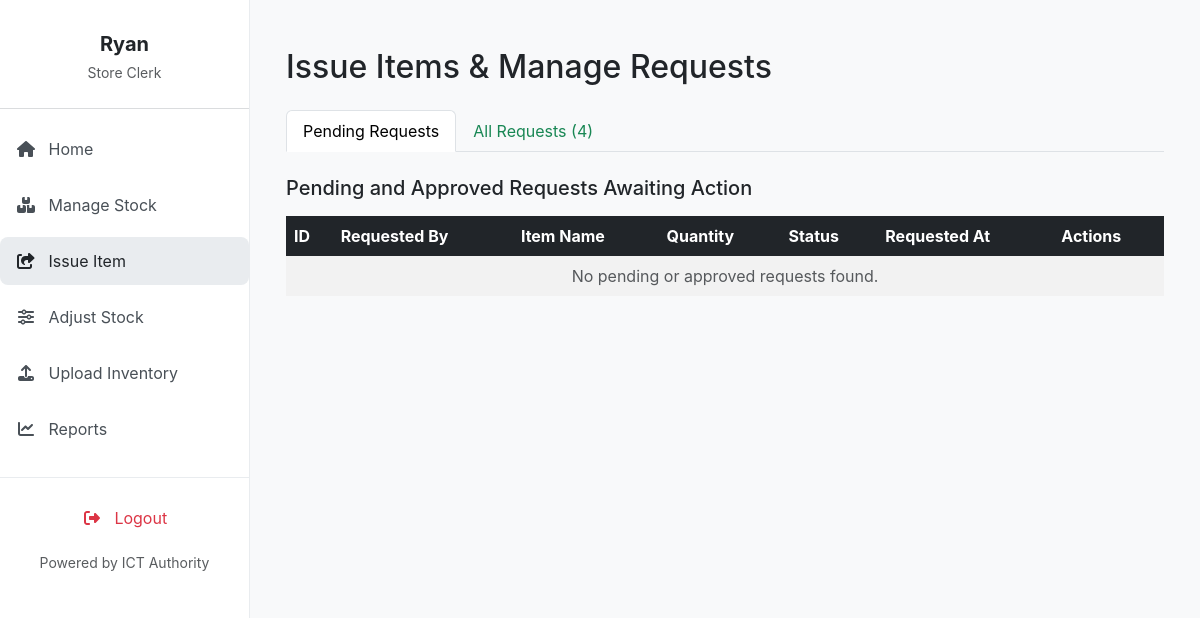
Page /issue-item/ (signed in) on the earlier database version.
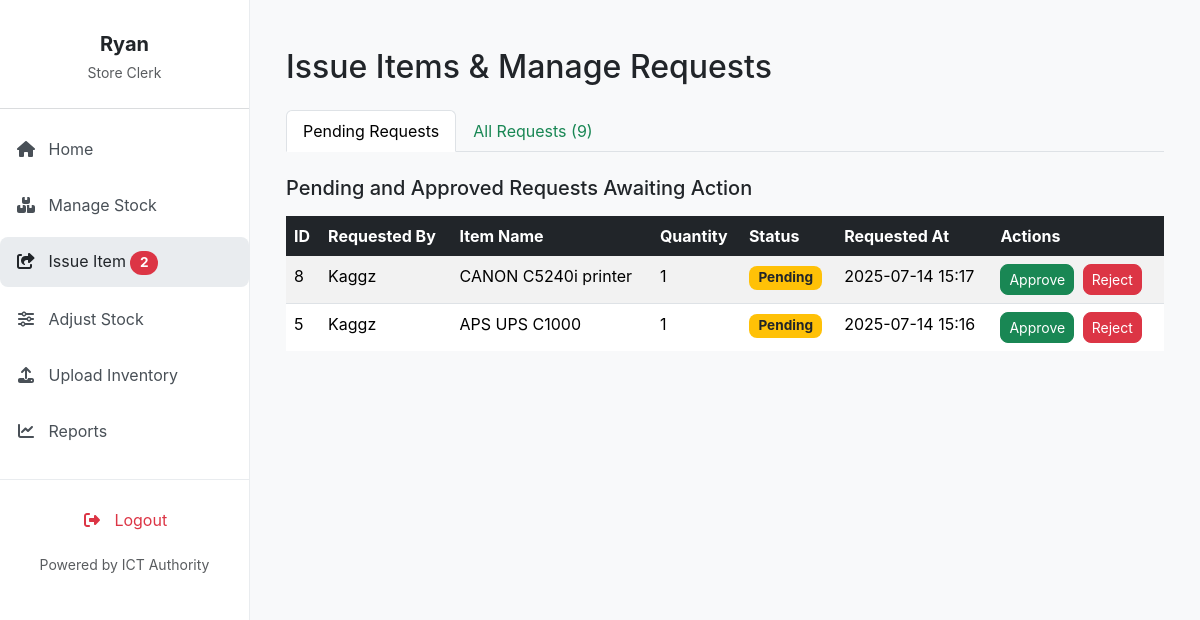
Same page on the later database version.
### invent/models.py (models this page shows, shortened)
class ItemRequest(models.Model):
    item = models.ForeignKey('InventoryItem', on_delete=models.CASCADE)
    name = models.CharField(max_length=100)
    quantity = models.PositiveIntegerField(default=1)
    reason = models.TextField(blank=True, null=True)
    application_date = models.DateField(default=timezone.now)
    requestor = models.ForeignKey(User, on_delete=models.CASCADE)
    status = models.CharField(max_length=10, choices=[
        ('Pending', 'Pending'),
        ('Approved', 'Approved'),
        ('Issued', 'Issued'),
        ('Rejected', 'Rejected'),
        ('Cancelled', 'Cancelled'),
    ], default='Pending')
    date_requested = models.DateTimeField(auto_now_add=True)
    _original_status = None
    def __init__(self, *args, **kwargs):
        super().__init__(*args, **kwargs)
        self._original_status = self.status

class InventoryItem(models.Model):
    STATUS_CHOICES = [
        ('Pending', 'Pending'),
        ('In Stock', 'In Stock'),
        ('Issued', 'Issued'),
        ('Returned', 'Returned'),
        ('Low Stock', 'Low Stock'),
        ('Out of Stock', 'Out of Stock'),
    ]
    CONDITION_CHOICES = [
        ("Serviceable", "Serviceable"),
        ("Not Serviceable", "Not Serviceable"),
        ("Not working", "Not working"),
        ("Good", "Good"),
        ("Fair", "Fair"),
        ("Poor", "Poor"),
    ]
    name = models.CharField(max_length=255, help_text="e.g., Dell Optiplex 7010 (from Asset Description)")
    serial_number = models.CharField(
        max_length=255, unique=True, blank=True, null=True,
        help_text="Unique serial number of the asset (from Serial Number in CSV)"
    )
    category = models.CharField(
        max_length=100, blank=True,
        help_text="e.g., Printer, CPU, Monitor (from Asset Category-Minor)"
    )
    condition = models.CharField(
        max_length=20, choices=CONDITION_CHOICES, default="Serviceable",
        help_text="Current condition of the asset (from Condition in CSV)"
    )
    status = models.CharField(max_length=20, choices=STATUS_CHOICES, default='In Stock')
    expiration_date = models.DateField(null=True, blank=True)
    quantity_total = models.PositiveIntegerField(default=0)
    quantity_issued = models.PositiveIntegerField(default=0)
    quantity_returned = models.PositiveIntegerField(default=0)
    created_by = models.ForeignKey(User, on_delete=models.SET_NULL, null=True, blank=True, related_name='inventory_created_by')
    created_at = models.DateTimeField(auto_now_add=True)
    updated_at = models.DateTimeField(auto_now=True)

### invent/views.py (the view, shortened to what this page needs)
# urls.py: path('issue-item/', views.issue_item, name='issue_item'),
@login_required
@permission_required('invent.can_issue_item', raise_exception=True)
def issue_item(request):
    all_requests = ItemRequest.objects.all().order_by('-date_requested')
    pending_and_approved_requests = all_requests.filter(
        status__in=['Pending', 'Approved'])
    form = IssueItemForm()
    context = {
        'form': form,  # Ensure the form is passed for GET requests as well
        'all_requests': all_requests,
        'pending_and_approved_requests': pending_and_approved_requests,
        'approved_requests': all_requests.filter(status='Approved'),
        'issued_requests': all_requests.filter(status='Issued'),
        'rejected_requests': all_requests.filter(status='Rejected'),
        'pending_requests': all_requests.filter(status='Pending'),
    }
    return render(request, 'invent/issue_item.html', context)

### invent/context_processors.py (called while the page is built)
def pending_requests_count(request):
    count = 0  # Default to 0
    if request.user.is_authenticated:
        if request.user.has_perm('invent.can_issue_item'):
            count = ItemRequest.objects.filter(status='Pending').count()
    return {'pending_requests_count_for_sidebar': count}

### invent/templates/invent/issue_item.html (shortened to what this page needs)
{% extends 'invent/base_store_clerk.html' %}
{% load static %}
{% block content %}
<div class="container mt-4">
    <h2 class="mb-4">Issue Items & Manage Requests</h2>
    <ul class="nav nav-tabs mb-4" id="issueManageTabs" role="tablist">
        <li class="nav-item" role="presentation">
            <button class="nav-link active" id="pending-requests-tab" data-bs-toggle="tab" data-bs-target="#pending-requests" type="button" role="tab" aria-controls="pending-requests" aria-selected="true">
                Pending Requests
            </button>
        </li>
        <li class="nav-item" role="presentation">
            <button class="nav-link" id="all-requests-tab" data-bs-toggle="tab" data-bs-target="#all-requests" type="button" role="tab" aria-controls="all-requests" aria-selected="false">All Requests ({{ all_requests.count }})</button>
        </li>
    </ul>
    <div class="tab-content" id="issueManageTabsContent">
        <div class="tab-pane fade show active" id="pending-requests" role="tabpanel" aria-labelledby="pending-requests-tab">
            <h5 class="mb-3">Pending and Approved Requests Awaiting Action</h5>
            <div class="table-responsive">
                <table class="table table-hover table-striped">
                    <thead class="table-dark">
                        <tr>
                            <th>ID</th>
                            <th>Requested By</th>
                            <th>Item Name</th>
                            <th>Quantity</th>
                            <th>Status</th>
                            <th>Requested At</th>
                            <th>Actions</th>
                        </tr>
                    </thead>
                    <tbody>
                        {% for req in pending_and_approved_requests %}
                        <tr>
                            <td>{{ req.id }}</td>
                            <td>{{ req.requestor.username }}</td>
                            <td>{{ req.item.name }}</td>
                            <td>{{ req.quantity }}</td>
                            <td>
                                <span class="badge
                                    {% if req.status == 'Pending' %}bg-warning text-dark
                                    {% elif req.status == 'Approved' %}bg-success
                                    {% elif req.status == 'Issued' %}bg-primary
                                    {% elif req.status == 'Rejected' %}bg-danger
                                    {% else %}bg-secondary{% endif %}">
                                    {{ req.status }}
                                </span>
                            </td>
                            <td>{{ req.date_requested|date:"Y-m-d H:i" }}</td>
                            <td>
                                <form action="{% url 'issue_item' %}" method="post" class="d-inline">
                                    {% if req.status == 'Pending' %}
                                        <button type="submit" name="action" value="approve" class="btn btn-success btn-sm me-1">Approve</button>
                                        <button type="submit" name="action" value="reject" class="btn btn-danger btn-sm me-1">Reject</button>
                                    {% elif req.status == 'Approved' %}
                                        <button type="submit" name="action" value="issue_from_request" class="btn btn-info btn-sm">Issue (Approved)</button>
                                        <button type="submit" name="action" value="reject" class="btn btn-danger btn-sm me-1">Reject</button>
                                    {% else %}
                                        <small class="text-muted">No actions</small>
                                    {% endif %}
                                </form>
                            </td>
                        </tr>
                        {% empty %}
                        <tr><td colspan="7" class="text-center text-muted">No pending or approved requests found.</td></tr>
                        {% endfor %}
                    </tbody>
                </table>
            </div>
        </div>
    </div>
</div>
{% endblock %}

### invent/templates/invent/base_store_clerk.html (shortened to what this page needs)
{% load static %}
<!DOCTYPE html>
<html lang="en">
<head>
    <link href="https://cdn.jsdelivr.net/npm/bootstrap@5.3.3/dist/css/bootstrap.min.css" rel="stylesheet">
    <link href="https://cdnjs.cloudflare.com/ajax/libs/font-awesome/6.4.0/css/all.min.css" rel="stylesheet">
    <link href="https://cdn.jsdelivr.net/npm/select2@4.1.0-rc.0/dist/css/select2.min.css" rel="stylesheet" />
    <link href="https://cdn.jsdelivr.net/npm/select2-bootstrap-5-theme@1.3.0/dist/select2-bootstrap-5-theme.min.css" rel="stylesheet" />
</head>
<body>
    <nav id="sidebarMenu" class="sidebar-wrapper collapse d-md-block show">
        <div class="sidebar-content">
            <div class="text-center mb-4 pt-3">
                <h5 class="fw-bold mb-1 text-dark">{{ user.first_name|default:user.username }}</h5>
                <small class="text-muted">Store Clerk</small>
            </div>
            <hr class="border-secondary opacity-25" />
            <ul class="nav flex-column">
                <li class="nav-item mb-2">
                    <a class="nav-link {% if request.resolver_match.url_name == 'store_clerk_dashboard' %}active{% endif %}" href="{% url 'store_clerk_dashboard' %}">
                        <i class="fas fa-fw fa-home me-2"></i> Home
                    </a>
                </li>
                <li class="nav-item mb-2">
                    <a class="nav-link {% if request.resolver_match.url_name == 'manage_stock' %}active{% endif %}" href="{% url 'manage_stock' %}">
                        <i class="fas fa-fw fa-boxes me-2"></i> Manage Stock
                    </a>
                </li>
                <li class="nav-item mb-2">
                    <a class="nav-link {% if request.resolver_match.url_name == 'issue_item' %}active{% endif %}" href="{% url 'issue_item' %}">
                        <i class="fas fa-fw fa-share-square me-2"></i> Issue Item
                        {% if pending_requests_count_for_sidebar > 0 %}
                            <span class="badge rounded-pill bg-danger ms-auto">
                                {{ pending_requests_count_for_sidebar }}
                            </span>
                        {% endif %}
                    </a>
                </li>
                <li class="nav-item mb-2">
                    <a class="nav-link {% if request.resolver_match.url_name == 'adjust_stock' %}active{% endif %}" href="{% url 'adjust_stock' %}">
                        <i class="fas fa-fw fa-sliders-h me-2"></i> Adjust Stock
                    </a>
                </li>
                <li class="nav-item mb-2">
                    <a class="nav-link {% if request.resolver_match.url_name == 'upload_inventory' %}active{% endif %}" href="{% url 'upload_inventory' %}">
                        <i class="fas fa-fw fa-upload me-2"></i> Upload Inventory
                    </a>
                </li>
                <li class="nav-item mb-2">
                    <a class="nav-link" href="{% url 'reports' %}">
                        <i class="fas fa-fw fa-chart-line me-2"></i> Reports
                    </a>
                </li>
            </ul>
        </div>
        <div class="sidebar-bottom">
            <ul class="nav flex-column mb-2">
                <li class="nav-item">
                    <a class="nav-link text-danger" href="{% url 'logout' %}">
                        <i class="fas fa-fw fa-right-from-bracket me-2"></i> Logout
                    </a>
                </li>
            </ul>
            <small class="text-muted">Powered by ICT Authority</small>
        </div>
    </nav>
    <main class="main-content">
        {% block content %}{% endblock %}
    </main>
</body>
</html>

### invent/templates/invent/base_store_clerk.html (style rules this page uses)
:root { --bs-primary: #198754; --bs-primary-rgb: 25, 135, 84; --bs-btn-primary-color: #fff; --bs-btn-primary-bg: var(--bs-primary); --bs-btn-primary-border-color: var(--bs-primary); --bs-btn-primary-hover-bg: #157347; --bs-btn-primary-hover-border-color: #146c43; --bs-btn-primary-active-bg: #13653f; --bs-btn-primary-active-border-color: #125f3c; --bs-link-color: var(--bs-primary); --bs-link-hover-color: #157347; }
body { font-family: 'Inter', sans-serif; background-color: #f8f9fa; margin: 0; }
.sidebar-wrapper { position: fixed; top: 0; bottom: 0; left: 0; width: 250px; background-color: #ffffff; color: #343a40; border-right: 1px solid #e9ecef; z-index: 1030; display: flex; flex-direction: column; }
.sidebar-content { flex-grow: 1; overflow-y: auto; padding-top: 1rem; padding-bottom: 1rem; }
.sidebar-wrapper .nav-link { color: #495057; padding: 0.75rem 1rem; border-radius: 0.5rem; transition: background-color 0.2s ease, color 0.2s ease; }
.sidebar-wrapper .nav-link:hover, .sidebar-wrapper .nav-link.active { background-color: #e9ecef; color: #212529; }
.sidebar-wrapper .nav-link.text-danger { color: #dc3545 !important; }
.sidebar-bottom { padding-top: 1rem; padding-bottom: 1rem; text-align: center; border-top: 1px solid #e9ecef; }
.main-content { margin-left: 250px; padding: 1.5rem; min-height: 100vh; overflow-x: hidden; }
.btn { border-radius: 0.5rem; }
.badge { border-radius: 0.5rem; padding: 0.4em 0.7em; font-size: 0.85em; }
.table thead th { border-bottom: none; }
.table tbody tr:last-child td { border-bottom: none; }

Differences in the rows shown:
added ItemRequest: id "8", requestor.username "Kaggz", item.name "CANON C5240i printer", quantity "1", status "Pending", date_requested "2025-07-14 15:17", shows "Approve"
added ItemRequest: id "5", requestor.username "Kaggz", item.name "APS UPS C1000", quantity "1", status "Pending", date_requested "2025-07-14 15:16", shows "Approve"
Other differences:
{{ pending_requests_count_for_sidebar }}: (not shown) → "2"
{{ all_requests.count }}: "4" → "9"
text no longer shown: "No pending or approved requests found."
